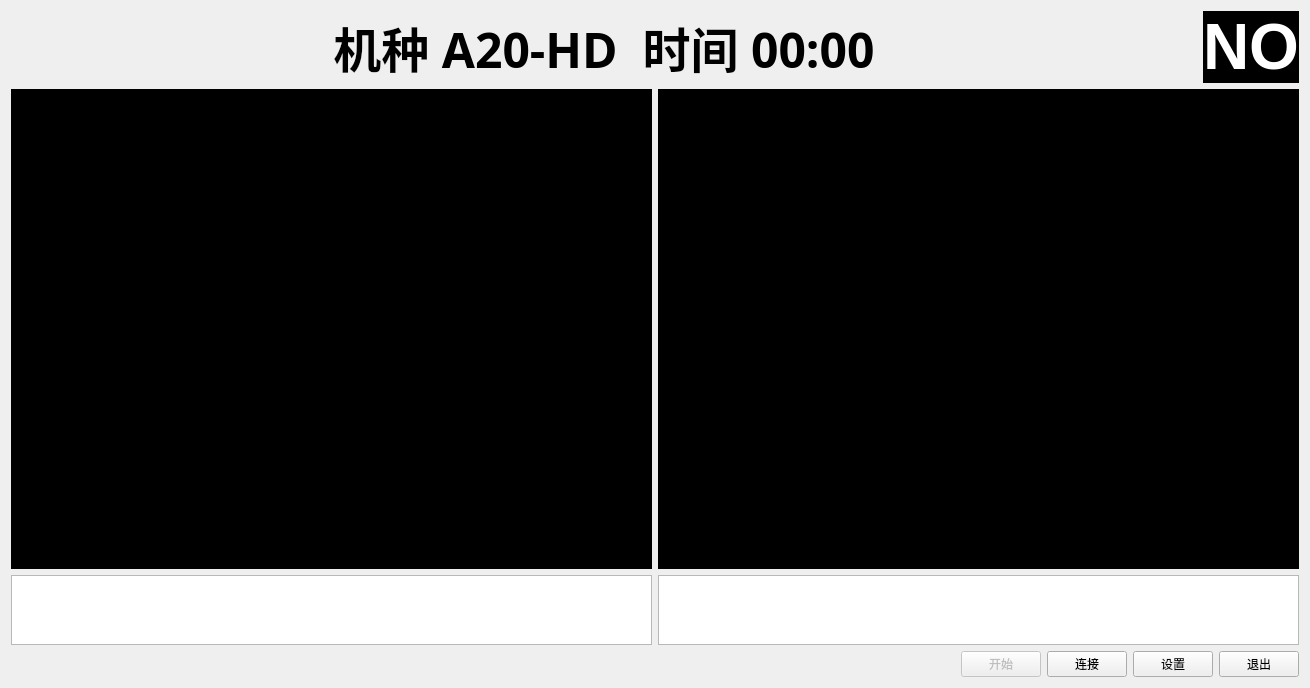
<?xml version="1.0" encoding="UTF-8"?>
<ui version="4.0">
 <class>MainDlgClass</class>
 <widget class="QWidget" name="MainDlgClass">
  <property name="geometry">
   <rect>
    <x>0</x>
    <y>0</y>
    <width>1310</width>
    <height>688</height>
   </rect>
  </property>
  <property name="windowTitle">
   <string>MainDlg</string>
  </property>
  <layout class="QVBoxLayout" name="verticalLayout_3">
   <item>
    <layout class="QHBoxLayout" name="horizontalLayout_2">
     <item>
      <widget class="QLabel" name="titleLabel">
       <property name="sizePolicy">
        <sizepolicy hsizetype="Preferred" vsizetype="Preferred">
         <horstretch>10</horstretch>
         <verstretch>0</verstretch>
        </sizepolicy>
       </property>
       <property name="font">
        <font>
         <family>楷体</family>
         <pointsize>36</pointsize>
         <weight>75</weight>
         <italic>false</italic>
         <bold>true</bold>
        </font>
       </property>
       <property name="text">
        <string>机种 A20-HD  时间 00:00</string>
       </property>
       <property name="alignment">
        <set>Qt::AlignCenter</set>
       </property>
      </widget>
     </item>
     <item>
      <widget class="QLabel" name="resultLabel">
       <property name="font">
        <font>
         <pointsize>48</pointsize>
         <weight>75</weight>
         <bold>true</bold>
        </font>
       </property>
       <property name="styleSheet">
        <string notr="true">background-color: rgb(0, 0, 0);
color: rgb(255, 255, 255);</string>
       </property>
       <property name="text">
        <string>NO</string>
       </property>
      </widget>
     </item>
    </layout>
   </item>
   <item>
    <layout class="QHBoxLayout" name="horizontalLayout">
     <item>
      <layout class="QVBoxLayout" name="verticalLayout">
       <item>
        <widget class="QLabel" name="imageLabel0">
         <property name="sizePolicy">
          <sizepolicy hsizetype="Preferred" vsizetype="Preferred">
           <horstretch>0</horstretch>
           <verstretch>0</verstretch>
          </sizepolicy>
         </property>
         <property name="minimumSize">
          <size>
           <width>640</width>
           <height>480</height>
          </size>
         </property>
         <property name="styleSheet">
          <string notr="true">background-color: rgb(0, 0, 0);</string>
         </property>
         <property name="text">
          <string/>
         </property>
        </widget>
       </item>
       <item>
        <widget class="QListWidget" name="listWidget0"/>
       </item>
      </layout>
     </item>
     <item>
      <layout class="QVBoxLayout" name="verticalLayout_2">
       <item>
        <widget class="QLabel" name="imageLabel1">
         <property name="sizePolicy">
          <sizepolicy hsizetype="Preferred" vsizetype="Preferred">
           <horstretch>0</horstretch>
           <verstretch>0</verstretch>
          </sizepolicy>
         </property>
         <property name="minimumSize">
          <size>
           <width>640</width>
           <height>480</height>
          </size>
         </property>
         <property name="styleSheet">
          <string notr="true">background-color: rgb(0, 0, 0);</string>
         </property>
         <property name="text">
          <string/>
         </property>
        </widget>
       </item>
       <item>
        <widget class="QListWidget" name="listWidget1"/>
       </item>
      </layout>
     </item>
    </layout>
   </item>
   <item>
    <layout class="QHBoxLayout" name="horizontalLayout_3">
     <item>
      <widget class="QLabel" name="mesHintLabel">
       <property name="font">
        <font>
         <weight>75</weight>
         <bold>true</bold>
        </font>
       </property>
       <property name="text">
        <string/>
       </property>
      </widget>
     </item>
     <item>
      <spacer name="horizontalSpacer">
       <property name="orientation">
        <enum>Qt::Horizontal</enum>
       </property>
       <property name="sizeHint" stdset="0">
        <size>
         <width>40</width>
         <height>20</height>
        </size>
       </property>
      </spacer>
     </item>
     <item>
      <widget class="QPushButton" name="startButton">
       <property name="enabled">
        <bool>false</bool>
       </property>
       <property name="font">
        <font>
         <pointsize>9</pointsize>
        </font>
       </property>
       <property name="text">
        <string>开始</string>
       </property>
       <property name="icon">
        <iconset resource="MainDlg.qrc">
         <normaloff>:/Images/Resources/Images/save.ico</normaloff>:/Images/Resources/Images/save.ico</iconset>
       </property>
      </widget>
     </item>
     <item>
      <widget class="QPushButton" name="connectButton">
       <property name="font">
        <font>
         <pointsize>9</pointsize>
        </font>
       </property>
       <property name="text">
        <string>连接</string>
       </property>
       <property name="icon">
        <iconset resource="MainDlg.qrc">
         <normaloff>:/Images/Resources/Images/key.ico</normaloff>:/Images/Resources/Images/key.ico</iconset>
       </property>
      </widget>
     </item>
     <item>
      <widget class="QPushButton" name="settingButton">
       <property name="font">
        <font>
         <pointsize>9</pointsize>
        </font>
       </property>
       <property name="text">
        <string>设置</string>
       </property>
       <property name="icon">
        <iconset resource="MainDlg.qrc">
         <normaloff>:/Images/Resources/Images/setting.ico</normaloff>:/Images/Resources/Images/setting.ico</iconset>
       </property>
      </widget>
     </item>
     <item>
      <widget class="QPushButton" name="exitButton">
       <property name="font">
        <font>
         <pointsize>9</pointsize>
        </font>
       </property>
       <property name="text">
        <string>退出</string>
       </property>
       <property name="icon">
        <iconset resource="MainDlg.qrc">
         <normaloff>:/Images/Resources/Images/del.ico</normaloff>:/Images/Resources/Images/del.ico</iconset>
       </property>
      </widget>
     </item>
    </layout>
   </item>
  </layout>
 </widget>
 <layoutdefault spacing="6" margin="11"/>
 <resources>
  <include location="MainDlg.qrc"/>
 </resources>
 <connections/>
</ui>
